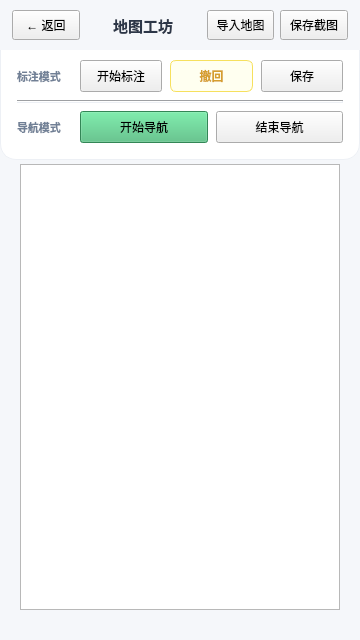
<?xml version="1.0" encoding="UTF-8"?>
<ui version="4.0">
 <class>page2_1_map_lab_guide</class>
 <widget class="QWidget" name="page2_1_map_lab_guide">
  <property name="geometry">
   <rect>
    <x>0</x>
    <y>0</y>
    <width>360</width>
    <height>640</height>
   </rect>
  </property>
  <property name="minimumSize">
   <size>
    <width>360</width>
    <height>640</height>
   </size>
  </property>
  <property name="maximumSize">
   <size>
    <width>360</width>
    <height>640</height>
   </size>
  </property>
  <property name="windowTitle">
   <string>地图工坊</string>
  </property>
  <property name="styleSheet">
   <string notr="true">/* 全局背景 */
QWidget#page2_1_map_lab_guide {
        background-color: #F5F7FA;
}

/* 顶部导航栏按钮 */
QPushButton[class=&quot;navBtn&quot;] {
        background-color: #FFFFFF;
        color: #4A5568;
        border: 1px solid #E2E8F0;
        border-radius: 6px;
        font-weight: bold;
        font-size: 12px;
}
QPushButton[class=&quot;navBtn&quot;]:hover {
        background-color: #EDF2F7;
        color: #2D3748;
}

/* 地图视图容器 */
InteractiveView {
        background-color: #E2E8F0;
        border: 1px solid #CBD5E0;
        border-radius: 12px;
}

/* 控制面板 */
QFrame#controlPanel {
        background-color: #FFFFFF;
        border-bottom-left-radius: 16px;
        border-bottom-right-radius: 16px;
        border: 1px solid #EDF0F5;
        border-top: none;
}

/* 分组标题 */
QLabel {
        color: #718096;
        font-family: &quot;Microsoft YaHei&quot;;
        font-size: 11px;
        font-weight: bold;
}

/* --- 按钮样式：开始 (蓝色) --- */
QPushButton[class=&quot;actionStart&quot;] {
        background-color: #4A90E2;
        color: white;
        border-radius: 6px;
        border: none;
        font-weight: bold;
        font-size: 12px;
}
QPushButton[class=&quot;actionStart&quot;]:hover {
        background-color: #5B9DF2;
}
QPushButton[class=&quot;actionStart&quot;]:pressed {
        background-color: #357ABD;
}

/* --- 按钮样式：撤回 (橙色) --- */
QPushButton#pbUndo {
        background-color: #FFFFF0;
        color: #D69E2E;
        border: 1px solid #F6E05E;
        border-radius: 6px;
        font-weight: bold;
        font-size: 12px;
}
QPushButton#pbUndo:hover {
        background-color: #FEFCBF;
        border: 1px solid #D69E2E;
}
QPushButton#pbUndo:pressed {
        background-color: #F6E05E;
        color: #744210;
}

/* --- 按钮样式：结束 (红色/淡红) --- */
QPushButton[class=&quot;actionEnd&quot;] {
        background-color: #FFF5F5;
        color: #E53E3E;
        border: 1px solid #FED7D7;
        border-radius: 6px;
        font-weight: bold;
        font-size: 12px;
}
QPushButton[class=&quot;actionEnd&quot;]:hover {
        background-color: #FEB2B2;
        color: #FFFFFF;
        border: 1px solid #FEB2B2;
}
</string>
  </property>
  <layout class="QVBoxLayout" name="verticalLayout">
   <property name="spacing">
    <number>0</number>
   </property>
   <property name="leftMargin">
    <number>0</number>
   </property>
   <property name="topMargin">
    <number>0</number>
   </property>
   <property name="rightMargin">
    <number>0</number>
   </property>
   <property name="bottomMargin">
    <number>0</number>
   </property>
   <item>
    <widget class="QWidget" name="topBar" native="true">
     <property name="minimumSize">
      <size>
       <width>0</width>
       <height>50</height>
      </size>
     </property>
     <property name="maximumSize">
      <size>
       <width>16777215</width>
       <height>50</height>
      </size>
     </property>
     <layout class="QHBoxLayout" name="horizontalLayout_Top">
      <property name="leftMargin">
       <number>12</number>
      </property>
      <property name="rightMargin">
       <number>12</number>
      </property>
      <property name="topMargin">
       <number>0</number>
      </property>
      <property name="bottomMargin">
       <number>0</number>
      </property>
      <item>
       <widget class="QPushButton" name="pbBack">
        <property name="minimumSize">
         <size>
          <width>56</width>
          <height>30</height>
         </size>
        </property>
        <property name="text">
         <string>← 返回</string>
        </property>
        <property name="class" stdset="0">
         <string>navBtn</string>
        </property>
       </widget>
      </item>
      <item>
       <spacer name="horizontalSpacer">
        <property name="orientation">
         <enum>Qt::Horizontal</enum>
        </property>
        <property name="sizeHint" stdset="0">
         <size>
          <width>40</width>
          <height>20</height>
         </size>
        </property>
       </spacer>
      </item>
      <item>
       <widget class="QLabel" name="label_Title">
        <property name="text">
         <string>地图工坊</string>
        </property>
        <property name="alignment">
         <set>Qt::AlignCenter</set>
        </property>
        <property name="styleSheet">
         <string notr="true">font-size: 15px; color: #2D3748; background: transparent;</string>
        </property>
       </widget>
      </item>
      <item>
       <spacer name="horizontalSpacer_2">
        <property name="orientation">
         <enum>Qt::Horizontal</enum>
        </property>
        <property name="sizeHint" stdset="0">
         <size>
          <width>40</width>
          <height>20</height>
         </size>
        </property>
       </spacer>
      </item>
      <item>
       <widget class="QPushButton" name="pbLoadMap">
        <property name="minimumSize">
         <size>
          <width>66</width>
          <height>30</height>
         </size>
        </property>
        <property name="text">
         <string>导入地图</string>
        </property>
        <property name="class" stdset="0">
         <string>navBtn</string>
        </property>
       </widget>
      </item>

      <item>
       <widget class="QPushButton" name="btn_save_image">
        <property name="minimumSize">
         <size>
          <width>66</width>
          <height>30</height>
         </size>
        </property>
        <property name="text">
         <string>保存截图</string>
        </property>
        <property name="class" stdset="0">
         <string>navBtn</string>
        </property>
       </widget>
      </item>
      </layout>
    </widget>
   </item>
   <item>
    <widget class="QFrame" name="controlPanel">
     <property name="frameShape">
      <enum>QFrame::StyledPanel</enum>
     </property>
     <property name="frameShadow">
      <enum>QFrame::Raised</enum>
     </property>
     <layout class="QVBoxLayout" name="verticalLayout_Control">
      <property name="spacing">
       <number>8</number>
      </property>
      <property name="leftMargin">
       <number>16</number>
      </property>
      <property name="topMargin">
       <number>10</number>
      </property>
      <property name="rightMargin">
       <number>16</number>
      </property>
      <property name="bottomMargin">
       <number>16</number>
      </property>
      <item>
       <layout class="QHBoxLayout" name="horizontalLayout_Label">
        <property name="spacing">
         <number>8</number>
        </property>
        <item>
         <widget class="QLabel" name="lbl_LabelMode">
          <property name="maximumSize">
           <size>
            <width>55</width>
            <height>16777215</height>
           </size>
          </property>
          <property name="text">
           <string>标注模式</string>
          </property>
         </widget>
        </item>
        <item>
         <widget class="QPushButton" name="pbStartLabel">
          <property name="minimumSize">
           <size>
            <width>0</width>
            <height>32</height>
           </size>
          </property>
          <property name="text">
           <string>开始标注</string>
          </property>
          <property name="class" stdset="0">
           <string>actionStart</string>
          </property>
         </widget>
        </item>
        <item>
         <widget class="QPushButton" name="pbUndo">
          <property name="minimumSize">
           <size>
            <width>0</width>
            <height>32</height>
           </size>
          </property>
          <property name="text">
           <string>撤回</string>
          </property>
          <property name="cursor">
           <cursorShape>PointingHandCursor</cursorShape>
          </property>
         </widget>
        </item>
        <item>
         <widget class="QPushButton" name="pbEndLabel">
          <property name="minimumSize">
           <size>
            <width>0</width>
            <height>32</height>
           </size>
          </property>
          <property name="text">
           <string>保存</string>
          </property>
          <property name="class" stdset="0">
           <string>actionEnd</string>
          </property>
         </widget>
        </item>
       </layout>
      </item>
      <item>
       <widget class="Line" name="line">
        <property name="orientation">
         <enum>Qt::Horizontal</enum>
        </property>
        <property name="styleSheet">
         <string notr="true">background-color: #EDF0F5;</string>
        </property>
       </widget>
      </item>
      <item>
       <layout class="QHBoxLayout" name="horizontalLayout_Guide">
        <property name="spacing">
         <number>8</number>
        </property>
        <item>
         <widget class="QLabel" name="lbl_GuideMode">
          <property name="maximumSize">
           <size>
            <width>55</width>
            <height>16777215</height>
           </size>
          </property>
          <property name="text">
           <string>导航模式</string>
          </property>
         </widget>
        </item>
        <item>
         <widget class="QPushButton" name="pbStartGuide">
          <property name="minimumSize">
           <size>
            <width>0</width>
            <height>32</height>
           </size>
          </property>
          <property name="text">
           <string>开始导航</string>
          </property>
          <property name="class" stdset="0">
           <string>actionStart</string>
          </property>
          <property name="styleSheet">
           <string notr="true">background-color: #48BB78;</string>
          </property>
         </widget>
        </item>
        <item>
         <widget class="QPushButton" name="pbEndGuide">
          <property name="minimumSize">
           <size>
            <width>0</width>
            <height>32</height>
           </size>
          </property>
          <property name="text">
           <string>结束导航</string>
          </property>
          <property name="class" stdset="0">
           <string>actionEnd</string>
          </property>
         </widget>
        </item>
       </layout>
      </item>
     </layout>
    </widget>
   </item>
   <item>
    <layout class="QHBoxLayout" name="horizontalLayout_Map" stretch="1">
     <property name="leftMargin">
      <number>20</number>
     </property>
     <property name="rightMargin">
      <number>20</number>
     </property>
     <property name="topMargin">
      <number>4</number>
     </property>
     <property name="bottomMargin">
      <number>30</number>
     </property>
     <item>
      <widget class="InteractiveView" name="graphicsView">
       <property name="sizePolicy">
        <sizepolicy hsizetype="Expanding" vsizetype="Expanding">
         <horstretch>0</horstretch>
         <verstretch>0</verstretch>
        </sizepolicy>
       </property>
       <property name="renderHints">
        <set>QPainter::Antialiasing|QPainter::SmoothPixmapTransform|QPainter::TextAntialiasing</set>
       </property>
      </widget>
     </item>
    </layout>
   </item>
  </layout>
 </widget>
 <customwidgets>
  <customwidget>
   <class>InteractiveView</class>
   <extends>QGraphicsView</extends>
   <header>interactiveview.h</header>
  </customwidget>
 </customwidgets>
 <resources/>
 <connections/>
</ui>
